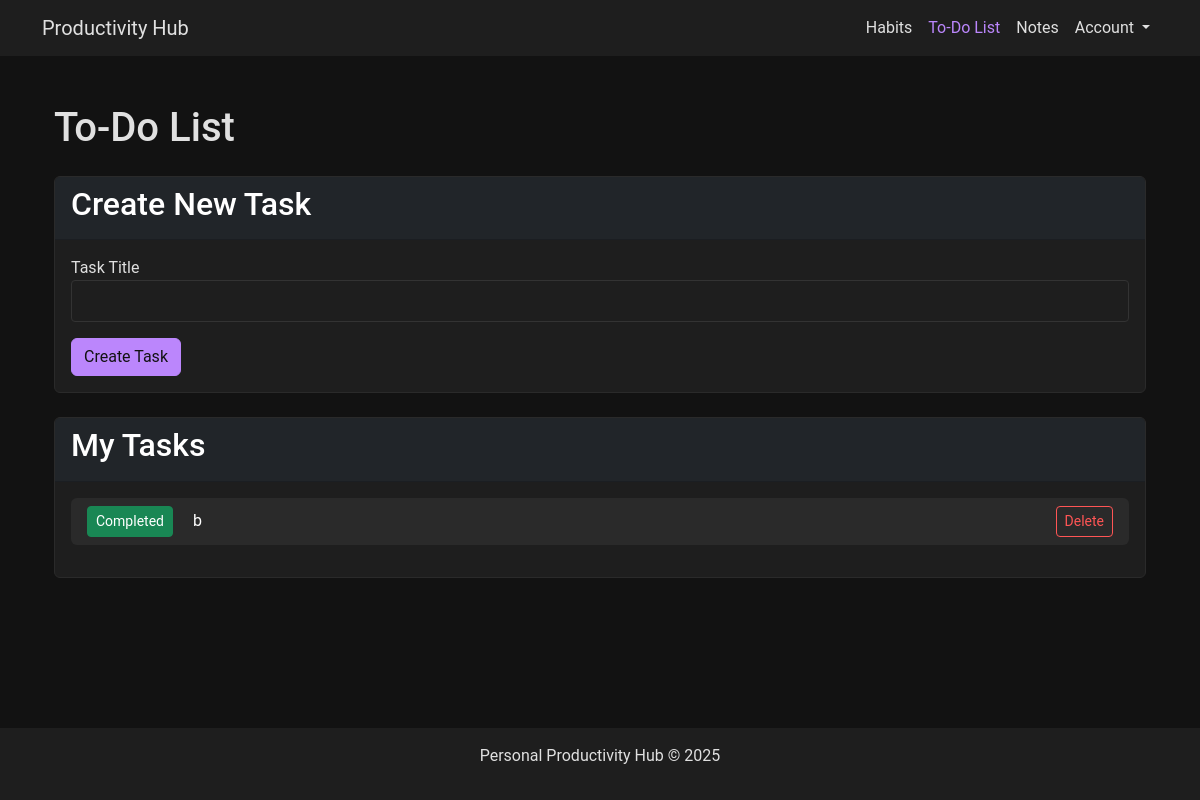
The app's page /todos/ (signed in), older data.
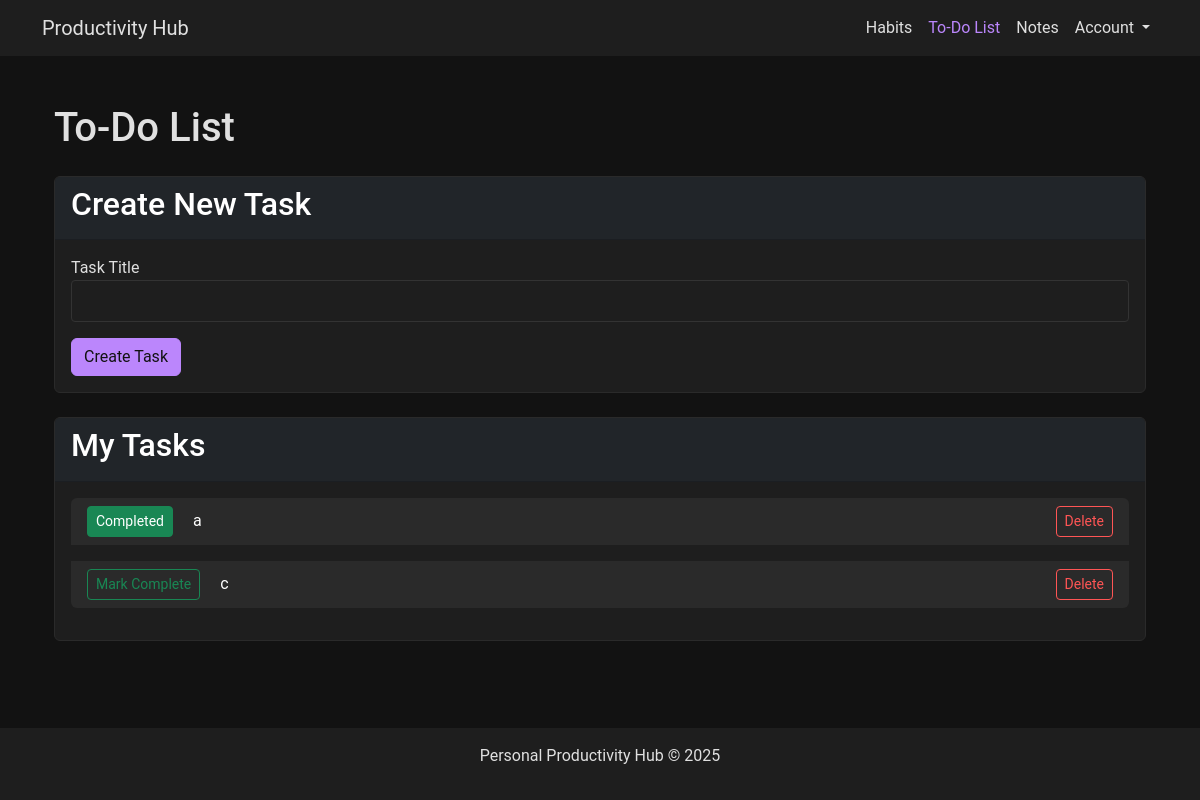
The same page, newer data.
### app/models.py (models this page shows, shortened)
class Task(db.Model):
    __tablename__ = 'tasks'
    id = db.Column(db.Integer, primary_key=True)
    title = db.Column(db.String(100), nullable=False)
    completed = db.Column(db.Boolean, default=False, nullable=False)
    user_id = db.Column(db.Integer, db.ForeignKey('user.id'), nullable=False)

### app/modules/todos/routes.py (the view)
@todos_bp.route('/')
def index():
    user_email = session.get('email')
    if user_email:
        user = User.query.filter_by(email=user_email).first()
        if user:
            tasks = Task.query.filter_by(user_id=user.id).all()
            return render_template('todos/index.html', tasks=tasks)
    return redirect(url_for('login'))

### app/templates/todos/index.html
{% extends 'base.html' %}
{% block content %}
<div class="container">
    <h1 class="mb-4">To-Do List</h1>
    <div class="card mb-4">
        <div class="card-header bg-dark text-white">
            <h2>Create New Task</h2>
        </div>
        <div class="card-body">
            <form action="{{ url_for('todos.create') }}" method="post">
                <div class="form-group">
                    <label for="title">Task Title</label>
                    <input type="text" class="form-control" id="title" name="title" required>
                </div>
                <button type="submit" class="btn btn-primary mt-3">Create Task</button>
            </form>
        </div>
    </div>
    <div class="card">
        <div class="card-header bg-dark text-white">
            <h2>My Tasks</h2>
        </div>
        <div class="card-body">
            {% if tasks %}
                <ul class="list-group">
                    {% for task in tasks %}
                        <li class="list-group-item d-flex justify-content-between align-items-center ul-item">
                            <div>
                                <form action="{{ url_for('todos.complete', task_id=task.id) }}" method="post" class="d-inline">
                                    <button type="submit" class="btn btn-sm {% if task.completed %}btn-success{% else %}btn-outline-success{% endif %}">
                                        {% if task.completed %}Completed{% else %}Mark Complete{% endif %}
                                    </button>
                                </form>
                                <span class="ms-3">{{ task.title }}</span>
                            </div>
                            <form action="{{ url_for('todos.delete', task_id=task.id) }}" method="post" class="d-inline">
                                <button type="submit" class="btn btn-outline-danger btn-sm">Delete</button>
                            </form>
                        </li>
                    {% endfor %}
                </ul>
            {% else %}
                <p>You haven't created any tasks yet.</p>
            {% endif %}
        </div>
    </div>
</div>
{% endblock %}

### app/templates/base.html (shortened to what this page needs)
<!DOCTYPE html>
<html lang="en">
<head>
    <link href="https://cdn.jsdelivr.net/npm/bootstrap@5.3.0-alpha1/dist/css/bootstrap.min.css" rel="stylesheet">
    <link rel="stylesheet" href="{{ url_for('static', filename='css/style.css') }}">
    <link rel="stylesheet" href="https://cdnjs.cloudflare.com/ajax/libs/animate.css/4.1.1/animate.min.css">
</head>
<body>
    <header>
        <nav class="navbar navbar-expand-lg navbar-dark">
            <div class="container">
                <a class="navbar-brand animate__animated animate__fadeIn" href="{{ url_for('index') }}">Productivity Hub</a>
                <div class="collapse navbar-collapse" id="navbarNav">
                    <ul class="navbar-nav ms-auto">
                        {% if session.get('email') %}
                        <li class="nav-item">
                            <a class="nav-link {% if request.blueprint == 'habits' %}active{% endif %}" href="{{ url_for('habits.index') }}">Habits</a>
                        </li>
                        <li class="nav-item">
                            <a class="nav-link {% if request.blueprint == 'todos' %}active{% endif %}" href="{{ url_for('todos.index') }}">To-Do List</a>
                        </li>
                        <li class="nav-item">
                            <a class="nav-link {% if request.blueprint == 'notes' %}active{% endif %}" href="{{ url_for('notes.index') }}">Notes</a>
                        </li>
                        <li class="nav-item dropdown">
                            <a class="nav-link dropdown-toggle" href="#" id="userDropdown" role="button" data-bs-toggle="dropdown">
                                Account
                            </a>
                        </li>
                        {% endif %}
                    </ul>
                </div>
            </div>
        </nav>
    </header>
    <div class="container mt-4 flex-grow-1">
        <main class="py-4 animate__animated animate__fadeIn">
            {% block content %}{% endblock %}
        </main>
    </div>
    <footer class="py-3 mt-5">
        <div class="container text-center">
            <p>Personal Productivity Hub &copy; 2025</p>
        </div>
    </footer>
</body>
</html>

### app/static/css/style.css (style rules this page uses)
body { min-height: 100vh; display: flex; flex-direction: column; background-color: #121212; color: #e0e0e0; font-family: 'Roboto', sans-serif; }
a { color: #bb86fc; text-decoration: none; }
footer { margin-top: auto; background-color: #1e1e1e; color: #e0e0e0; }
.navbar { background-color: #1e1e1e; }
.navbar-brand, .nav-link { color: #e0e0e0 !important; }
.nav-link.active { color: #bb86fc !important; }
.card { background-color: #1e1e1e; border: 1px solid #2a2a2a; color: #e0e0e0; }
.btn-primary { background-color: #bb86fc; border-color: #bb86fc; color: #121212; }
.btn-outline-danger { border-color: #ff5555; color: #ff5555; background-color: transparent; }
input[type="text"], input[type="email"], input[type="password"], input[type="number"], input[type="search"], input[type="tel"], input[type="url"], textarea, select { background-color: #1e1e1e !important; color: #cccccc; border: 1px solid #333333; padding: 0.5rem 0.75rem; border-radius: 4px; font-size: 1rem; transition: border-color 0.2s ease, box-shadow 0.2s ease, color 0.2s ease; width: 100%; caret-color: #bb86fc; }
input::placeholder, textarea::placeholder { color: #888888; }
.ul-item { background-color: #2a2a2a !important; color: white; margin-bottom: 1rem; border: none }

Row changes from the older to the newer data that the page shows:
removed Task: completed "Completed", title "b"
added Task: completed "Completed", title "a"
added Task: completed "Mark Complete", title "c"
